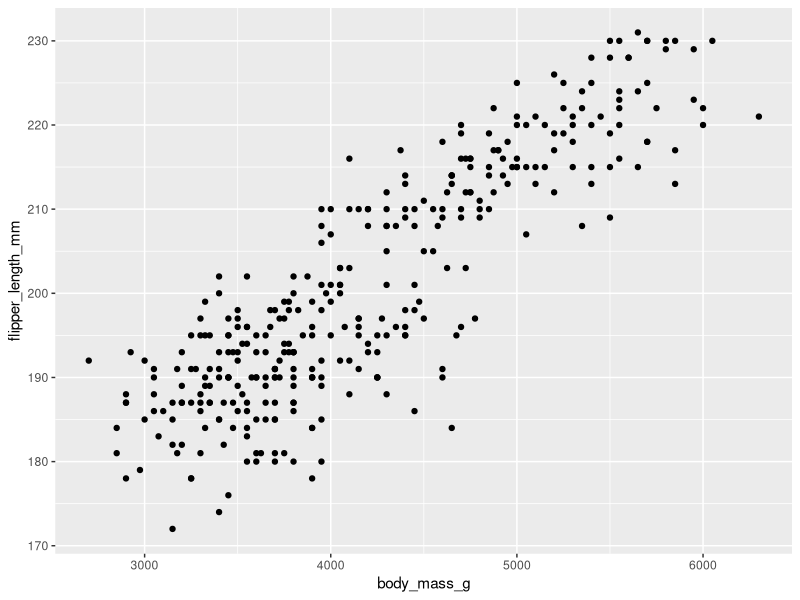
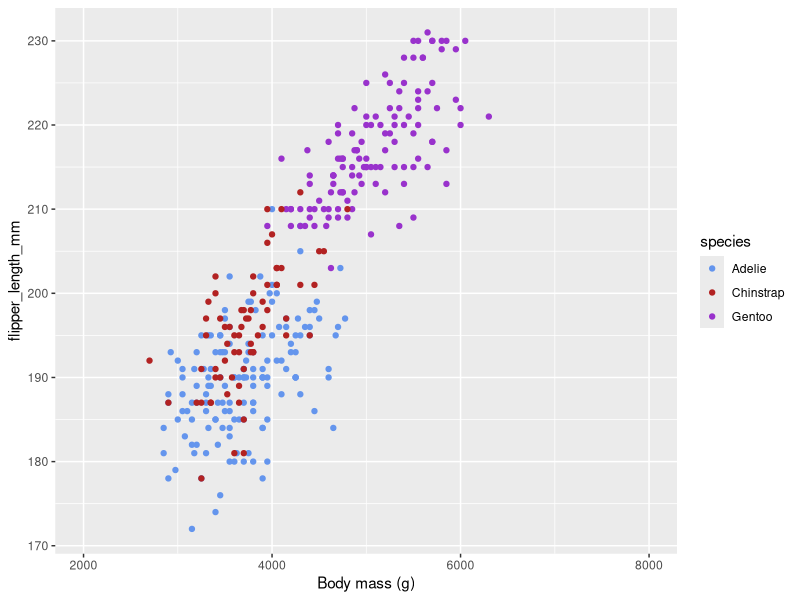
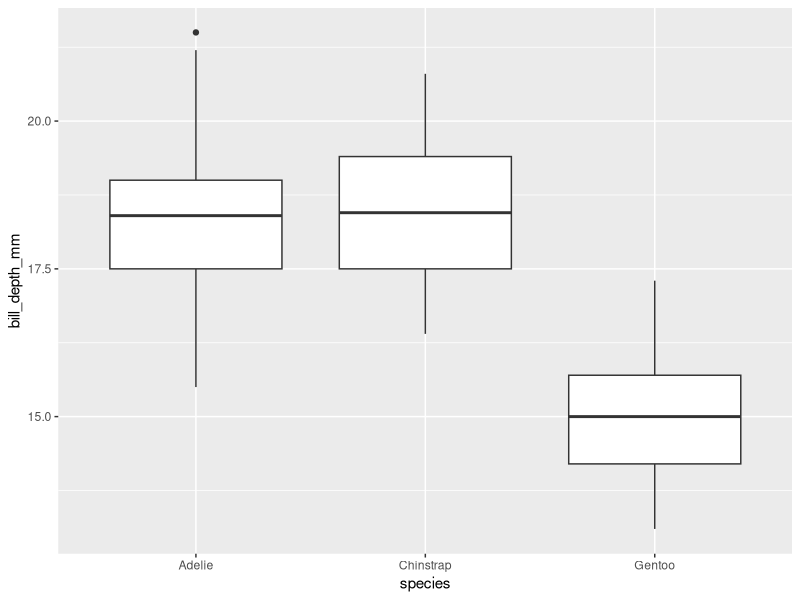
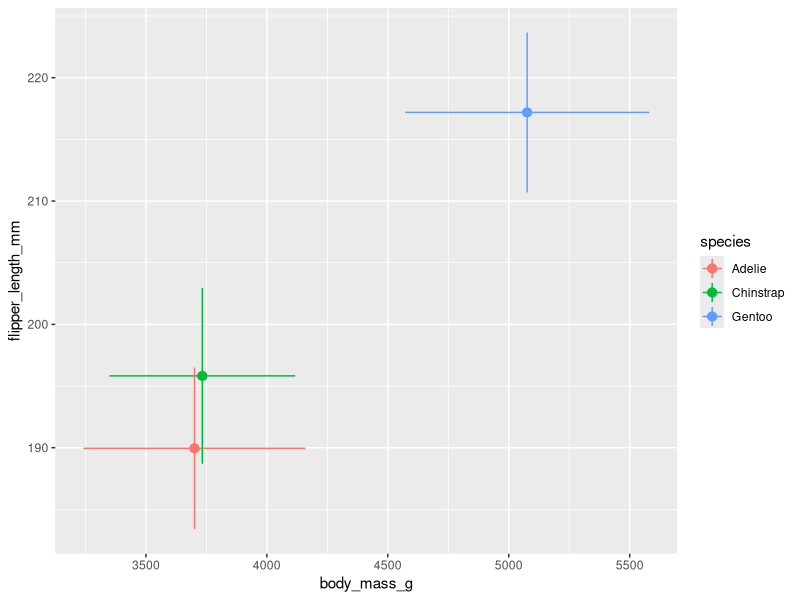

The R script that drew these images, in order:
## ---- chunk 1
library(palmerpenguins)
library(tidyverse)

traits_r2 <- function(trait1, trait2) {
  summary(lm(trait1 ~ trait2))$rsquared
}

penguins %>% 
  summarize(flipper_bill_r2 = traits_r2(flipper_length_mm, bill_length_mm))

## ---- chunk 2

# Pipeline 1
penguins %>% 
  group_by(species) %>% 
  summarize(flipper_bill_r2 = traits_r2(flipper_length_mm, bill_length_mm))

# Pipeline 2
penguins %>% 
  group_by(species, island) %>% 
  summarize(flipper_bill_r2 = traits_r2(flipper_length_mm, bill_length_mm),
            .groups = "drop")

## ---- chunk 3

set.seed(12345)
penguins2 <- penguins %>% 
  drop_na(sex) %>% 
  sample_n(25)
penguins2[7, 3:6] <- NA

## ---- chunk 4
#| eval: true
#| warning: false

library(palmerpenguins)
library(tidyverse)

ggplot(data = penguins, aes(x = body_mass_g, y = flipper_length_mm)) +
  geom_point()

head(penguins)

## ---- chunk 5
#| eval: true
#| warning: false

ggplot(data = penguins) +
  # You can also define aesthetics directly inside the geometries
  geom_point(aes(x = body_mass_g, 
                 y = flipper_length_mm,
                 color = species)) +
  # x aesthetic, continuous scale
  scale_x_continuous(
    # change the axis name
    name = "Body mass (g)",
    # change the limits
    limits = c(2000, 8000)
  ) +
  # color aesthetic, manual scale
  scale_color_manual(
    # set the values for the colors
    values = c(Adelie = "cornflowerblue",
               Chinstrap = "firebrick",
               Gentoo = "darkorchid")
  )

## ---- chunk 6
#| eval: true
#| warning: false
#| echo: false

ggplot(penguins, aes(x = species, y = bill_depth_mm)) +
  geom_boxplot()

## ---- chunk 7
#| eval: true
#| echo: false

penguins %>% 
  drop_na(body_mass_g, flipper_length_mm) %>% 
  group_by(species) %>% 
  summarize(sd_mass = sd(body_mass_g),
            body_mass_g = mean(body_mass_g),
            sd_flipper = sd(flipper_length_mm),
            flipper_length_mm = mean(flipper_length_mm)) %>% 
  ggplot(aes(x = body_mass_g, y = flipper_length_mm, color = species)) +
  geom_pointrange(aes(xmin = body_mass_g - sd_mass, 
                      xmax = body_mass_g + sd_mass)) +
  geom_pointrange(aes(ymin = flipper_length_mm - sd_flipper, 
                      ymax = flipper_length_mm + sd_flipper))
